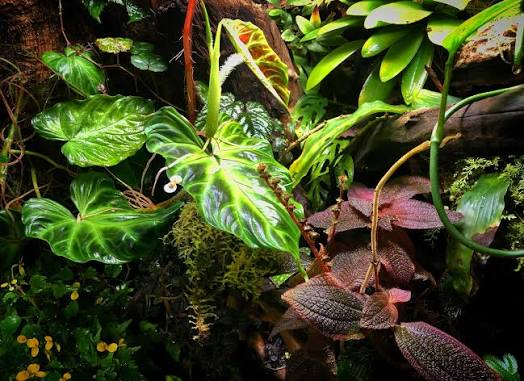
#> input picture docs/reference-targets/real-01.png, 524 x 381 px
$ python reference-targets-luminance.py
#> lines starting #> are read from the running program, lines starting #| are printed output that depends on the picture
"""Compute luminance metrics for reference photos."""

import json
from pathlib import Path
import numpy as np
from PIL import Image


def compute_metrics(image_path: Path) -> dict:
    with Image.open(image_path) as img:
#> img is the input picture: PIL image 524x381 RGBA; mean R, G, B, A 65.5, 72.1, 35.3, 255
        rgb = img.convert("RGB")
    arr = np.asarray(rgb, dtype=np.float64) / 255.0
    lum = 0.2126 * arr[:, :, 0] + 0.7152 * arr[:, :, 1] + 0.0722 * arr[:, :, 2]
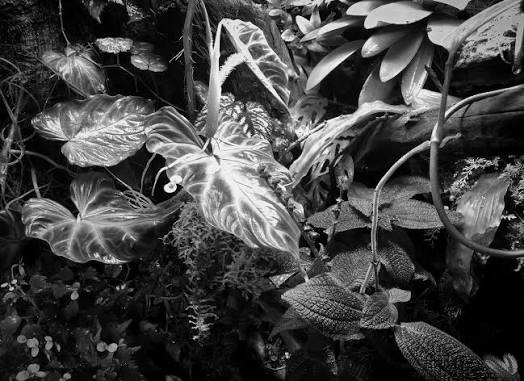
#> lum: shape (381, 524) float64; min 0, max 0.999, mean 0.267

    mean = float(np.mean(lum))
#> mean = 0.267
    p05 = float(np.percentile(lum, 5))
#> p05 = 0.00784
    p95 = float(np.percentile(lum, 95))
#> p95 = 0.788
    clip_black = float(np.mean(lum < 0.01) * 100.0)
#> clip_black = 6.1
    clip_white = float(np.mean(lum > 0.99) * 100.0)
#> clip_white = 0.002

    return {
        "lum_mean": round(mean, 4),
        "lum_p05": round(p05, 4),
        "lum_p95": round(p95, 4),
        "lum_clip_black": round(clip_black, 4),
        "lum_clip_white": round(clip_white, 4),
    }


def main():
    repo_root = Path(__file__).resolve().parent.parent
    ref_dir = repo_root / "docs" / "reference-targets"
    target_files = ["real-01.png", "real-02.webp", "real-03.webp"]

    results = {}
    for filename in target_files:
        path = ref_dir / filename
        if not path.exists():
            raise FileNotFoundError(f"Reference image not found: {path}")
        results[filename] = compute_metrics(path)
#> pass 2 of the loop in main, `for filename in target_files:`:
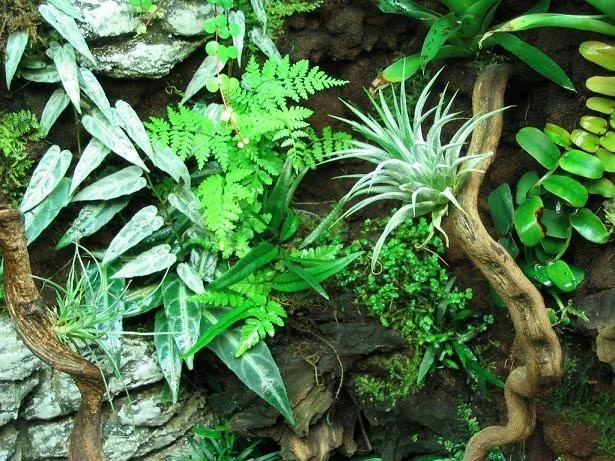
#> input picture docs/reference-targets/real-02.webp, 615 x 461 px
#> in compute_metrics, img is the input picture: PIL image 615x461 RGB; mean R, G, B 81, 119.5, 74.6
#> arr: shape (461, 615, 3) float64
#> in compute_metrics (call 2), `lum = 0.2126 * arr[:, :, 0] + 0.7152 * arr[:, :, 1] + 0.0722 * arr[:, ..`:
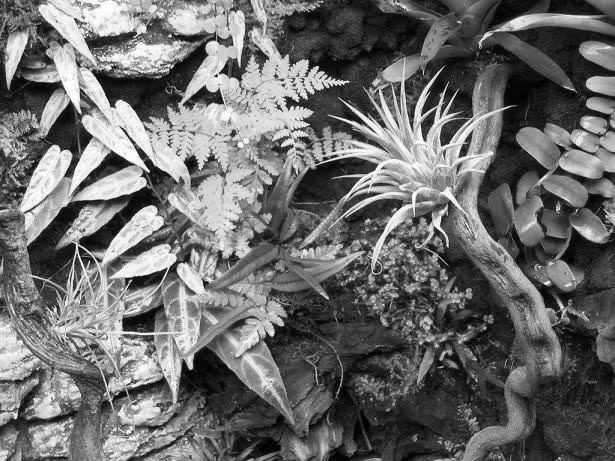
#> lum: shape (461, 615) float64; min 0, max 1, mean 0.424
#> mean = 0.424
#> p05 = 0.0714
#> p95 = 0.908
#> clip_black = 0.0825
#> clip_white = 0.0868
#> pass 3 of the loop in main, `for filename in target_files:`:
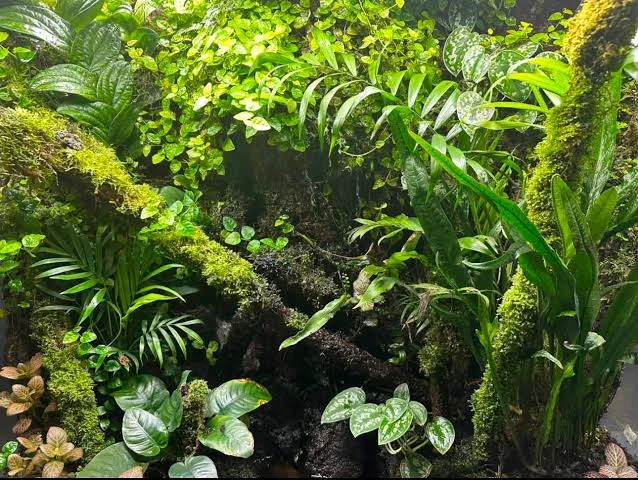
#> input picture docs/reference-targets/real-03.webp, 638 x 480 px
#> in compute_metrics, img is the input picture: PIL image 638x480 RGB; mean R, G, B 84.3, 102.8, 45
#> arr: shape (480, 638, 3) float64
#> in compute_metrics (call 3), `lum = 0.2126 * arr[:, :, 0] + 0.7152 * arr[:, :, 1] + 0.0722 * arr[:, ..`:
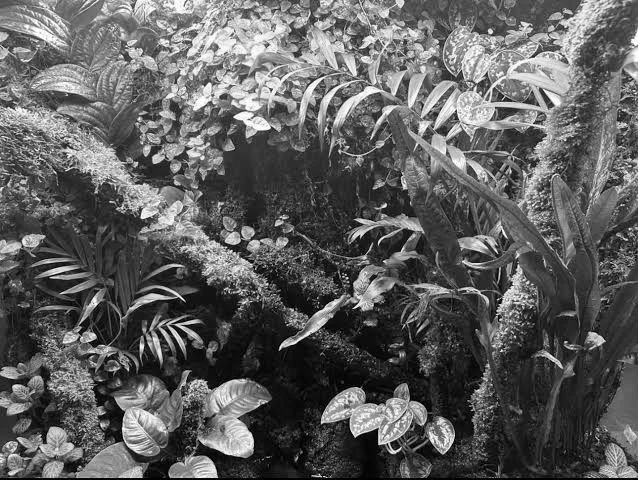
#> lum: shape (480, 638) float64; min 0, max 1, mean 0.371
#> mean = 0.371
#> p05 = 0.0647
#> p95 = 0.836
#> clip_black = 0.26
#> clip_white = 0.0356

    out_path = ref_dir / "luminance_targets.json"
    with open(out_path, "w", encoding="utf-8") as f:
        json.dump(results, f, indent=2)
        f.write("\n")

    for filename, m in results.items():
        print(f"{filename}: mean={m['lum_mean']} p05={m['lum_p05']} p95={m['lum_p95']} black={m['lum_clip_black']}% white={m['lum_clip_white']}%")
#> this loop made 3 passes
#> filename on passes 1 to 3: 'real-01.png', 'real-02.webp', 'real-03.webp'
#| real-01.png: mean=0.2669 p05=0.0078 p95=0.7883 black=6.1039% white=0.002%
#| real-02.webp: mean=0.4238 p05=0.0714 p95=0.908 black=0.0825% white=0.0868%
#| real-03.webp: mean=0.3713 p05=0.0647 p95=0.8358 black=0.2599% white=0.0356%
    print(f"Wrote targets to {out_path}")


if __name__ == "__main__":
    main()
